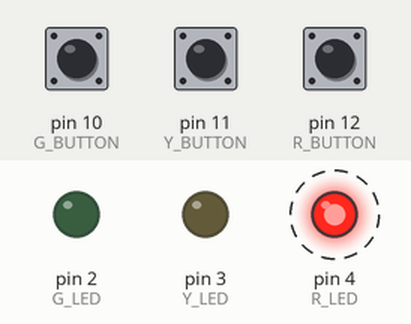
The sketch below on a simulated Arduino Uno, built with avr-gcc and run on an emulated ATmega328P. Shown: output pins drawn as LEDs (lit = HIGH). Dashed ring = blinking. The inputs (shaded band) are chosen by the test bench; at power-on: pin 10 (G_BUTTON) HIGH, pin 11 (Y_BUTTON) HIGH, pin 12 (R_BUTTON) HIGH.

Above: at 0.87 s.
1.3 s: pin 10 (G_BUTTON) pulled LOW for 1 s
At 1.62 s:
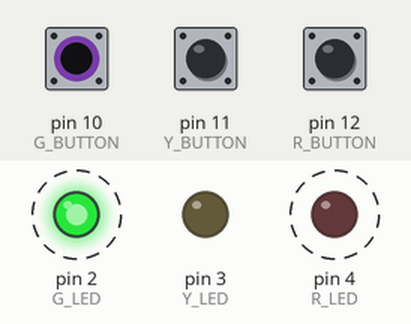
4.3 s: pin 11 (Y_BUTTON) pulled LOW for 1 s
At 4.87 s:
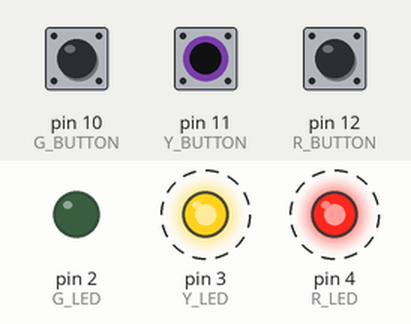
7.3 s: pin 12 (R_BUTTON) pulled LOW for 3.2 s
12.0 s: pin 10 (G_BUTTON) pulled LOW for 3.2 s
At 15.37 s:
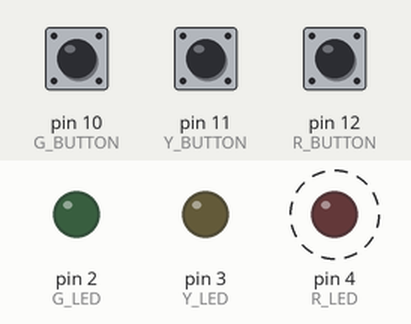
16.7 s: pin 10 (G_BUTTON) pulled LOW for 0.15 s
At 17.12 s:
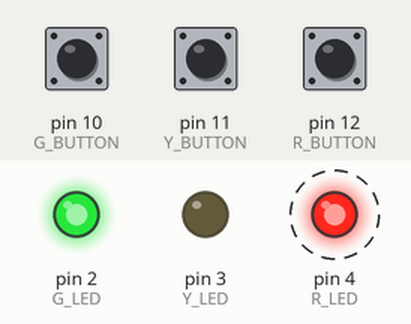
19.8 s: pin 11 (Y_BUTTON) pulled LOW for 3.2 s
At 19.9 s:
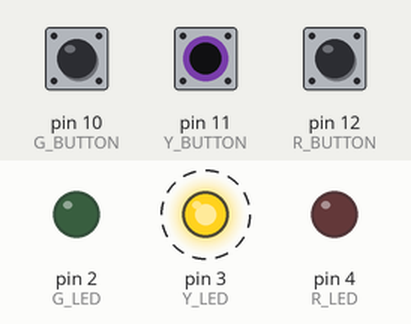
Timing chart, 0 to 25.5 s (numbered marks = the images above; inputs shaded):
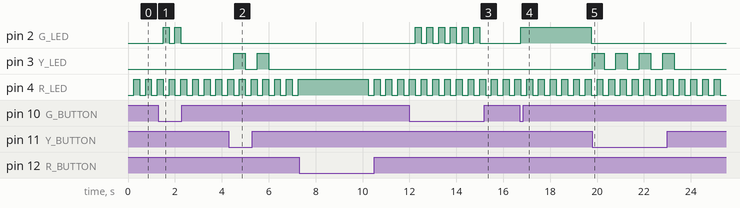

The sketch:

Assign2FIX4.ino
```cpp
//#include<ButtonDebounce.h>

#define R_LED 4
#define Y_LED 3
#define G_LED 2

#define R_BUTTON 12
#define Y_BUTTON 11
#define G_BUTTON 10

/*ButtonDebounce R_S(10, 250);
ButtonDebounce Y_S(11, 250);
ButtonDebounce G_S(12, 250);*/

unsigned long	R_TIMER = 0;
unsigned long	Y_TIMER = 0;
unsigned long	G_TIMER = 0;
unsigned long	M_TIMER = 0;

int	R_ST = 0;
int	Y_ST = 0;
int	G_ST = 0;
int	BUFFER = 0;
int	LastRState = 0;
int	LastGState = 0;

bool	isRHold = false;
bool	isGHold = false;

void	setup(void)
{
	pinMode(R_BUTTON, INPUT_PULLUP);
	pinMode(R_LED, OUTPUT);
	pinMode(Y_BUTTON, INPUT_PULLUP);
	pinMode(Y_LED, OUTPUT);
	pinMode(G_BUTTON, INPUT_PULLUP);
	pinMode(G_LED, OUTPUT);
}

void	loop(void)
{
	/*R_S.update();
	Y_S.update();
	G_S.update();*/
	//Turn green light on
	/*if(millis() - M_TIMER >= 100)
	{
		LastRState = digitalRead(R_BUTTON);
		LastGState = digitalRead(G_BUTTON);
		M_TIMER = millis();
	}*/

	if(digitalRead(G_BUTTON) == LOW && G_ST == 0 && millis() - G_TIMER >= 250 && R_ST == 0)
	{
		G_TIMER = millis();
		digitalWrite(G_LED, HIGH);
		G_ST = 1;
	}
	else if(digitalRead(G_BUTTON) == LOW && G_ST == 1 && millis() - G_TIMER >= 250)
	{
		G_TIMER = millis();
		digitalWrite(G_LED, LOW);
		G_ST = 0;
	}
	if(millis() - G_TIMER >= 3000 && G_ST == 1)
	{
		digitalWrite(G_LED, LOW);
		G_ST = 0;
	}
	if(digitalRead(R_BUTTON) == HIGH && R_ST == 0 && millis() - R_TIMER >= 250)
	{
		R_TIMER = millis();
		digitalWrite(R_LED, HIGH);
		R_ST = 1;
	}
	else if(digitalRead(R_BUTTON) == HIGH && R_ST == 1 && millis() - R_TIMER >= 250)
	{
		R_TIMER = millis();
		digitalWrite(R_LED, LOW);
		R_ST = 0;
	}
	if(millis() - R_TIMER >= 3000 && R_ST == 1)
	{
		digitalWrite(R_LED, LOW);
		R_ST = 0;
	}
	if(digitalRead(Y_BUTTON) == LOW && Y_ST == 0 && R_ST == 0 && G_ST == 0)
	{
		Y_TIMER = millis();
		digitalWrite(Y_LED, HIGH);
		Y_ST = 1;
		BUFFER = 500;
	}
	if(Y_ST == 1 && millis() - Y_TIMER >= 2000)
	{
		Y_ST = 0;
		digitalWrite(Y_LED, LOW);
	}
	else if(Y_ST == 1 && millis() - Y_TIMER >= BUFFER)
	{
		digitalWrite(Y_LED, !digitalRead(Y_LED));
		BUFFER += 500;
	}
}
```

Measured:
- after the input at 1.3 s, pin 2 (G_LED): alternates HIGH for 0.25 s and LOW for 0.25 s, 4 changes in all, then stays LOW, starting after 0.20 s
- after the input at 4.3 s, pin 3 (Y_LED): alternates HIGH for 0.50 s and LOW for 0.50 s, 4 changes in all, then stays LOW, starting after 0.20 s
- after the input at 12.0 s, pin 2 (G_LED): alternates HIGH for 0.25 s and LOW for 0.25 s, 12 changes in all, then stays LOW, starting after 0.25 s
- after the input at 16.7 s, pin 2 (G_LED): LOW → HIGH after 0.05 s, → LOW 3.0 s later
- after the input at 19.8 s, pin 3 (Y_LED): alternates HIGH for 0.50 s and LOW for 0.50 s, 8 changes in all, then stays LOW, starting at once
- by itself, pin 4 (R_LED): alternates HIGH for 0.25 s and LOW for 0.25 s
